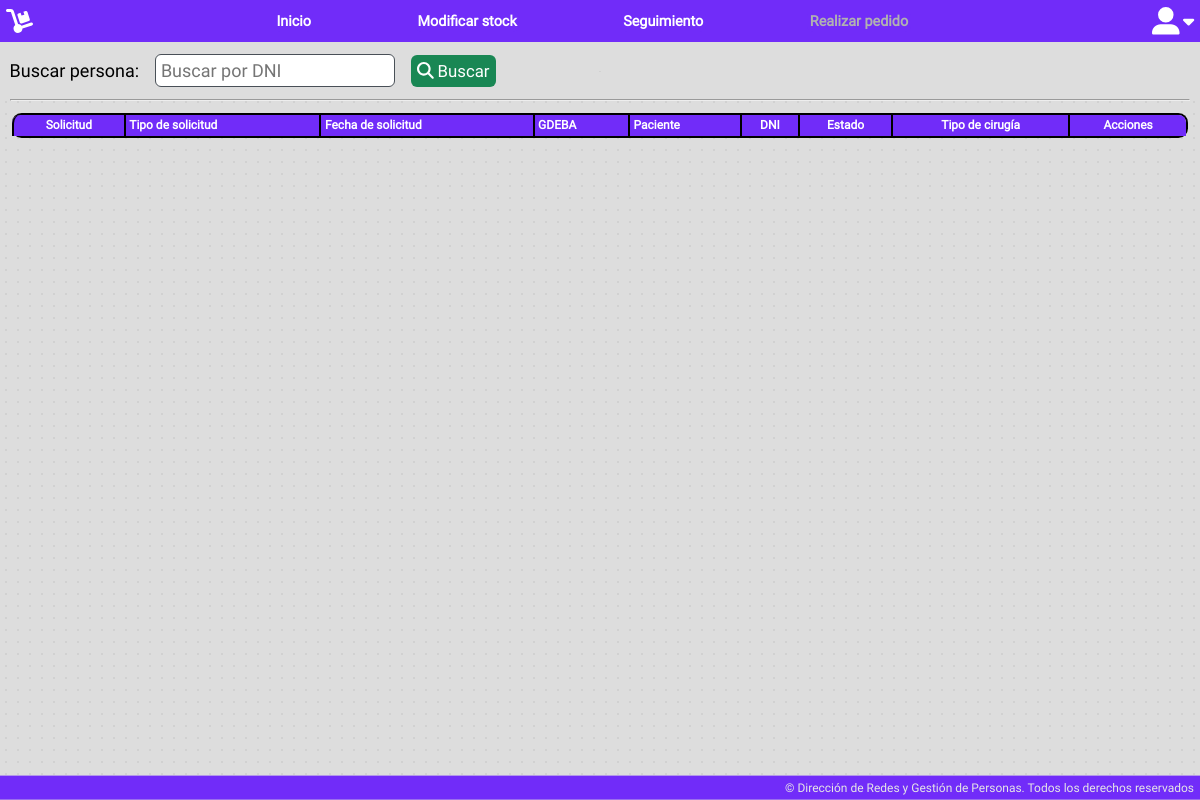
The page /app/search/expediente.php (signed in) on the database as committed earlier.
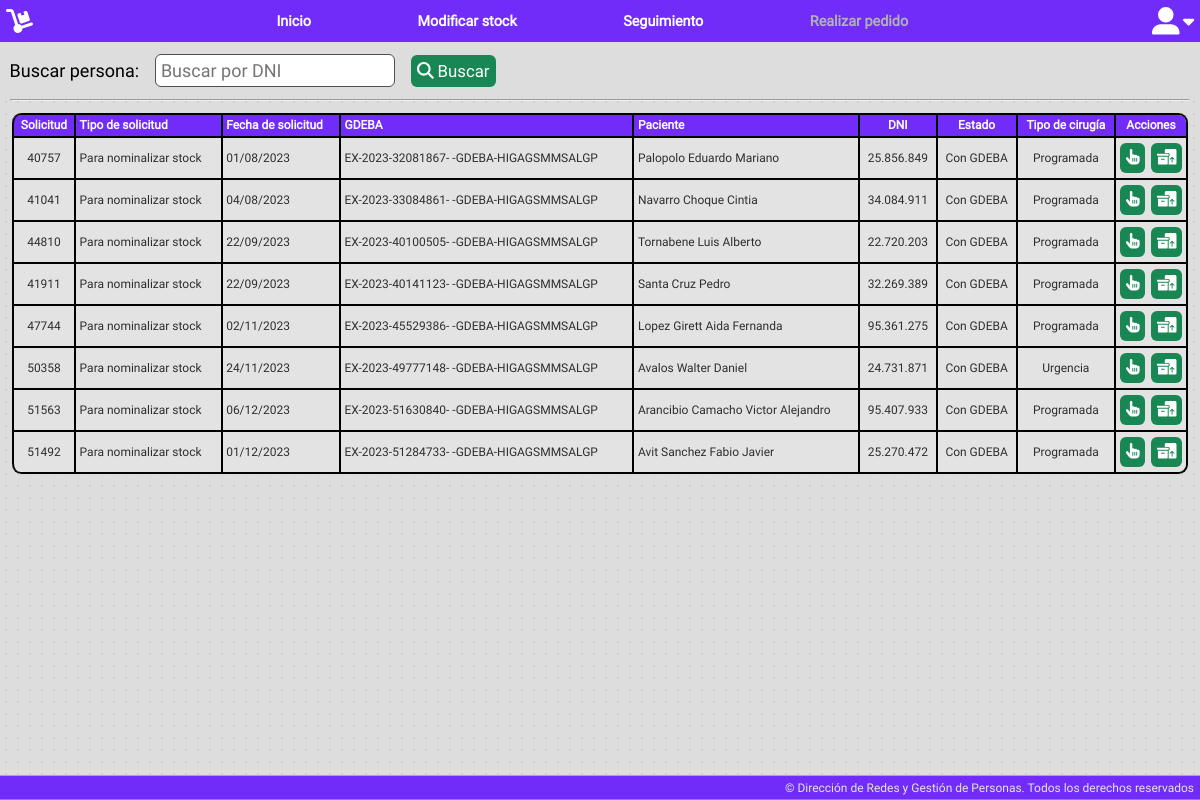
The same page on the database as committed later.
### tables this page shows
CREATE TABLE `solicitudes` (
  `id` int(11) NOT NULL,
  `solicitud` varchar(255) NOT NULL,
  `tipo_solicitud` varchar(255) NOT NULL,
  `fecha_solicitud` date NOT NULL,
  `GDEBA` varchar(255) NOT NULL,
  `items_JSON` longtext NOT NULL CHECK (json_valid(`items_JSON`)),
  `paciente` varchar(255) NOT NULL,
  `dni` varchar(255) NOT NULL,
  `domicilio` varchar(255) NOT NULL,
  `localidad` varchar(255) NOT NULL,
  `sexo` varchar(255) NOT NULL,
  `edad` varchar(255) NOT NULL,
  `tipoDoc` varchar(255) NOT NULL,
  `telefono` varchar(255) NOT NULL,
  `estado` varchar(255) NOT NULL,
  `tipo_cirugia` varchar(255) NOT NULL,
  `fecha_perfeccionamiento` date NOT NULL,
  `sol_provision` varchar(255) NOT NULL,
  `fecha_cirugia` date NOT NULL,
  `comentarios` longtext NOT NULL,
  `nomencladores` text NOT NULL,
  `categoriascie` text NOT NULL,
  `banco` varchar(255) NOT NULL,
  `firmante` varchar(255) NOT NULL,
  `intervencion` varchar(255) NOT NULL
);

### app/search/expediente.php (the view, shortened to what this page needs)
<?php
$db = new DB();
$pdo = $db->connect();
?>
<?php include_once "../../public/layouts/bases/header.php"; ?>
<link rel="stylesheet" href="/Banco/public/css/user.css">
<link rel="stylesheet" href="/Banco/public/css/table.css">
<div class="busqueda">
    <label for="campoBusqueda">Buscar persona:</label>
    <input id="campoBusqueda" name="campoBusqueda" type="text" placeholder="Buscar por DNI" oninput="formatDNI(this)">
    <button class="btn-verde" id="btnBuscar"><i class="fa-solid fa-magnifying-glass"></i> Buscar</button>
    <hr>
</div>
<article>
    <?php
    try {
        $stmt = $pdo->prepare("SELECT i.id, i.solicitud, i.tipo_solicitud, DATE_FORMAT(i.fecha_solicitud, '%d/%m/%Y') AS fecha_solicitud, i.GDEBA, i.paciente, i.dni, i.estado, i.tipo_cirugia FROM solicitudes i WHERE i.intervencion = 'archivo' ORDER BY i.id ASC");
        $stmt->execute();
        echo '<table id="tablaBase">';
        echo '<thead>';
        echo '<tr>';
        echo '<th style="text-align: center; vertical-align: middle;">Solicitud</th>';
        echo '<th>Tipo de solicitud</th>';
        echo '<th>Fecha de solicitud</th>';
        echo '<th>GDEBA</th>';
        echo '<th>Paciente</th>';
        echo '<th style="text-align: center; vertical-align: middle;">DNI</th>';
        echo '<th style="text-align: center; vertical-align: middle;">Estado</th>';
        echo '<th style="text-align: center; vertical-align: middle;">Tipo de cirugía</th>';
        echo '<th style="text-align: center; vertical-align: middle;">Acciones</th>';
        echo '</tr>';
        echo '</thead>';
        echo '<tbody>';
        while ($row = $stmt->fetch(PDO::FETCH_ASSOC)) {
            $id = $row['id'];
            $solicitud = $row['solicitud'];
            $tipo_solicitud = $row['tipo_solicitud'];
            $fecha_solicitud = $row['fecha_solicitud'];
            $GDEBA = $row['GDEBA'];
            $paciente = $row['paciente'];
            $dni = $row['dni'];
            $estado = $row['estado'];
            $tipo_cirugia = $row['tipo_cirugia'];
            echo '<tr>';
            echo '<td style="text-align: center; vertical-align: middle;">' . $solicitud . '</td>';
            echo '<td style="vertical-align: middle;">' . $tipo_solicitud . '</td>';
            echo '<td style="vertical-align: middle;">' . $fecha_solicitud . '</td>';
            echo '<td style="vertical-align: middle;">' . $GDEBA . '</td>';
            echo '<td style="vertical-align: middle;">' . $paciente . '</td>';
            echo '<td style="text-align: center; vertical-align: middle;">' . $dni . '</td>';
            echo '<td style="text-align: center; vertical-align: middle;">' . $estado . '</td>';
            echo '<td style="text-align: center; vertical-align: middle;">' . $tipo_cirugia . '</td>';
            echo '<td style="vertical-align: middle; width: 6vw; text-align-last: justify;">
						<a class="btn-verde actionButton" style="font-size: 1.3vw;" href="/Banco/app/seguimiento/tramitar?idSol=' . $id . '" title="Ingresar a expediente"><i class="fa-solid fa-hand-pointer"></i></a>
                        <a class="btn-verde actionButton" style="font-size: 1.3vw;" title="Desarchivar expediente" href="/Banco/app/search/desarchivarSol.php?solicitudId='.$id.'"><i class="fa-solid fa-boxes-packing"></i></a>
							</td>';
            echo '</tr>';
        }
        echo '</tbody>';
        echo '</table>';
    } catch (PDOException $e) {
        echo 'Error: ' . $e->getMessage();
    }
    ?>
</article>
<?php include_once "../../public/layouts/bases/footer.php"; ?>

Rows that differ between the two databases and show on the page:
added solicitudes: solicitud "40757", tipo_solicitud "Para nominalizar stock", fecha_solicitud "01/08/2023", GDEBA "EX-2023-32081867- -GDEBA-HIGAGSMMSALGP", paciente "Palopolo Eduardo Mariano", dni "25.856.849", estado "Con GDEBA", tipo_cirugia "Programada"
added solicitudes: solicitud "41041", tipo_solicitud "Para nominalizar stock", fecha_solicitud "04/08/2023", GDEBA "EX-2023-33084861- -GDEBA-HIGAGSMMSALGP", paciente "Navarro Choque Cintia", dni "34.084.911", estado "Con GDEBA", tipo_cirugia "Programada"
added solicitudes: solicitud "44810", tipo_solicitud "Para nominalizar stock", fecha_solicitud "22/09/2023", GDEBA "EX-2023-40100505- -GDEBA-HIGAGSMMSALGP", paciente "Tornabene Luis Alberto", dni "22.720.203", estado "Con GDEBA", tipo_cirugia "Programada"
added solicitudes: solicitud "41911", tipo_solicitud "Para nominalizar stock", fecha_solicitud "22/09/2023", GDEBA "EX-2023-40141123- -GDEBA-HIGAGSMMSALGP", paciente "Santa Cruz Pedro", dni "32.269.389", estado "Con GDEBA", tipo_cirugia "Programada"
added solicitudes: solicitud "47744", tipo_solicitud "Para nominalizar stock", fecha_solicitud "02/11/2023", GDEBA "EX-2023-45529386- -GDEBA-HIGAGSMMSALGP", paciente "Lopez Girett Aida Fernanda", dni "95.361.275", estado "Con GDEBA", tipo_cirugia "Programada"
added solicitudes: solicitud "50358", tipo_solicitud "Para nominalizar stock", fecha_solicitud "24/11/2023", GDEBA "EX-2023-49777148- -GDEBA-HIGAGSMMSALGP", paciente "Avalos Walter Daniel", dni "24.731.871", estado "Con GDEBA", tipo_cirugia "Urgencia"
added solicitudes: solicitud "51563", tipo_solicitud "Para nominalizar stock", fecha_solicitud "06/12/2023", GDEBA "EX-2023-51630840- -GDEBA-HIGAGSMMSALGP", paciente "Arancibio Camacho Victor Alejandro", dni "95.407.933", estado "Con GDEBA", tipo_cirugia "Programada"
added solicitudes: solicitud "51492", tipo_solicitud "Para nominalizar stock", fecha_solicitud "01/12/2023", GDEBA "EX-2023-51284733- -GDEBA-HIGAGSMMSALGP", paciente "Avit Sanchez Fabio Javier", dni "25.270.472", estado "Con GDEBA", tipo_cirugia "Programada"
